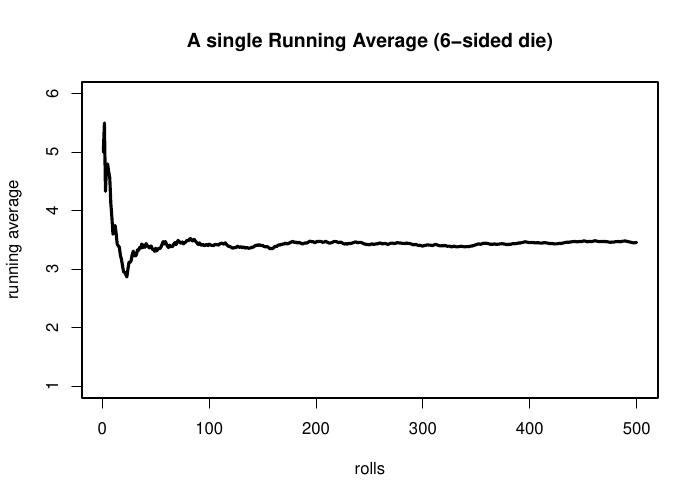

R code for this plot:


end = 500

pdf('running_die.pdf',width=7,height=5)


means = c()
rolls = c()
for(i in 1:end)
{
    rolls = c(rolls,sample(1:6,1))
    means = c(means,mean(rolls))
}
plot(1:end, means, type='l', lwd=3, ylim=c(1,6), xlab='rolls', ylab='running average', main='A single Running Average (6-sided die)', col=rgb(0,0,0,alpha=1))



dev.off()
